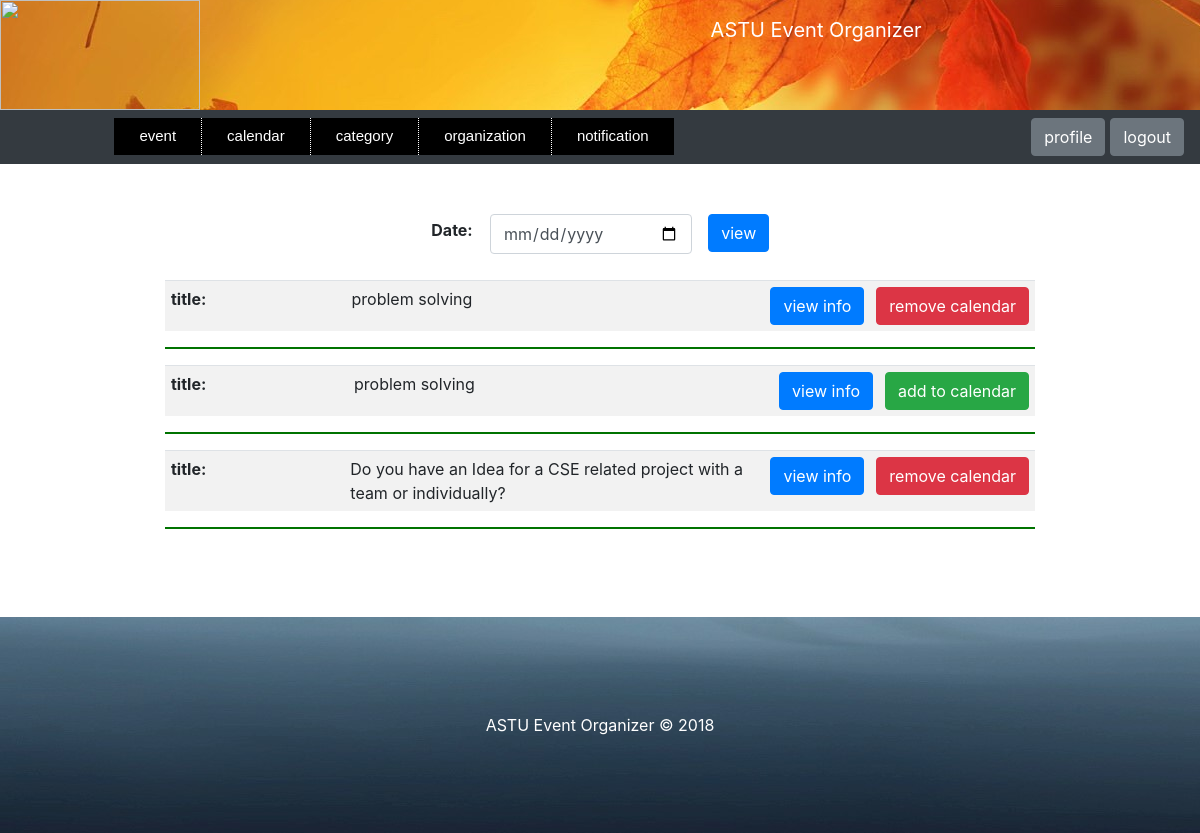
The app's page /notification/ (signed in) with its own data.
### event/models.py (models this page shows, shortened)
class Event(models.Model):
    title = models.CharField(max_length=200)
    description = models.TextField(blank=True)
    organizer = models.ForeignKey(Organizer, on_delete=models.CASCADE)
    start_time = models.DateTimeField()
    end_time = models.DateTimeField(blank=True, null=True)
    venue = models.CharField(max_length=200)
    category = models.ForeignKey(Category, on_delete=models.CASCADE, null=True)
    register_date = models.DateField()

### event/views.py (the view)
# urls.py: path('notification/', views.notification, name='notification'),
def notification(request):
    email = request.session.get('user_auth')
    if email:
        user = User.objects.get(email=email)
        if request.method == "POST":
            form = DateSearchEngine(request.POST)
            if form.is_valid():
                date = request.POST.get('search_date')
                notify = Notification.objects.filter(user=user, event__start_time__date=date)
                event = [i.event for i in notify]
                event = sorted(event, key=lambda x: x.register_date, reverse=True)
                my_calendar = Calendar.objects.filter(user=user).exclude(event=None)
                calendar = {}
                for i in my_calendar:
                    calendar[i.event.id] = True
                for i in event:
                    if not calendar.get(i.id):
                        calendar[i.id] = False
                return render(request, 'webpages/notification.html',
                              {'event': event, 'form': form, 'calendar': calendar, 'date': date})
            return render(request, 'webpages/notification.html', {'form': form, 'date': None})
        else:
            form = DateSearchEngine()
            notify = Notification.objects.filter(user=user)
            event = [i.event for i in notify]
            event = sorted(event, key=lambda x: x.register_date, reverse=True)
            my_calendar = Calendar.objects.filter(user=user).exclude(event=None)
            calendar = {}
            for i in my_calendar:
                calendar[i.event.id] = True
            for i in event:
                if not calendar.get(i.id):
                    calendar[i.id] = False
            return render(request, 'webpages/notification.html',
                          {'event': event, 'form': form, 'calendar': calendar, 'date': None})
    else:
        raise Http404("You are not logged in.")

### event/forms.py (shortened to what this page needs)
class DateSearchEngine(forms.Form):
    search_date = forms.DateField(
        label='Date',
        widget=forms.DateInput(attrs={'type': 'date'}),
    )

### event/templatetags/filter.py (called while the page is built)
@register.filter(name='get_item')
def get_item(dictionary, key):
    return dictionary.get(key)

### event/templates/webpages/notification.html (shortened to what this page needs)
<!DOCTYPE html>
<html lang="en">
    <head class="header-site">
            {% include "webpages/user_homepage.html" %}
        {%load static%}
        {%load filter%}
        {% load widget_tweaks %}
        <link rel="stylesheet" href="{% static 'files/bootstrap/css/bootstrap.css' %}"  type="text/css" >
        <link rel="stylesheet" href="{% static 'files/style2.css' %}"  type="text/css" >
        <link rel="stylesheet" href="{% static 'files/style3.css' %}"  type="text/css" >
        <link rel="stylesheet" href="{% static 'files/style4.css' %}"  type="text/css" >
        <link rel="stylesheet" href="{% static 'files/style5.css' %}"  type="text/css" >
        <link rel="stylesheet" href="{% static 'files/style6.css' %}"  type="text/css" >
        <link rel="stylesheet" href="{% static 'files/style8.css' %}"  type="text/css" >
    </head>
    <body>
        <div class = "container col-4">
        <form enctype="multipart/form-data" method="post" novalidate>
            {% for field in form.visible_fields %}
                <table style="width:100%; margin-top:0px;">
                    <tr >
                        <td style="width:20%;" align="center">
                            <strong>{{ field.label_tag }}</strong>
                        </td>
                        <td style="width:55%; vertical-align: top;">
                    {% if form.is_bound %}
                        {% if field.errors %}
                            {% render_field field class="form-control is-invalid" %}
                            {% for  error in field.errors %}
                                <div class="invalid-feedback">
                                    {{ error }}
                                </div>
                            {% endfor %}
                        {% else %}
                            {% render_field field class="form-control is-valid" %}
                        {% endif %}
                    {% else %}
                        {% render_field field class="form-control" %}
                    {% endif %}
                        </td>
                        <td style="width:25%; vertical-align: top;" align="center">
                    <button type="submit" class = "btn btn-primary" > view</button>
                        </td>
                    </tr>
                </table>
            {% endfor %}
        </form>
        </div>
        <div class="container col-8">
        </div>
        <br>
        {% for i in event %}
            <div class="container col-9">
                <table class="table table-striped" >
                    <tr>
                        <td style="width: 23%;"><strong>title:</strong></td>
                        <td style="width: 52%;">{{i.title}}</td>
                        <td style="width: 10%;" align="right">
                            <input type="button"  id ="button2-{{i.id}}" class="btn btn-primary"  onclick="myFunction2({{i.id}})"
                            value="view info" style="margin-left:15px;">
                        </td>
                        {% with event_id=i.id %}
                            {% if calendar|get_item:event_id %}
                            <td align="right" style="width: 15%;">
                                <a class="btn btn-danger" href="{% url 'addToCalendar' i.id 'notify' %}" >remove calendar</a>
                            </td>
                            {% else %}
                            <td align="right" style="width: 15%;">
                                <a class="btn btn-success" href="{% url 'addToCalendar' i.id 'notify' %}" >add to calendar</a>
                            </td>
                            {% endif %}
                        {% endwith %}
                    </tr>
                </table>
            </div>
                <div class="container col-9"> <hr> </div>
        {% endfor %}
    </body>
    <footer>
        {% include "webpages/footer.html" %}
    </footer>
</html>

### event/static/files/style3.css (style rules this page uses)
a.butt:link, a.back:visited, { background-color: #11aa44; color: white; }
table, th, td { border: 1px solid black; }

### event/static/files/style6.css (style rules this page uses)
.table-striped>tbody>tr>td { padding:6px; text-font:8px; }
hr { background-color: green; border-width:2px; }

### records on screen
Event: title "problem solving", shows "remove calendar"
Event: title "problem solving", shows "add to calendar"
Event: title "Do you have an Idea for a CSE related project with a team or individually?", shows "remove calendar"

### other values on screen
{{ field.label_tag }} "Date:"
